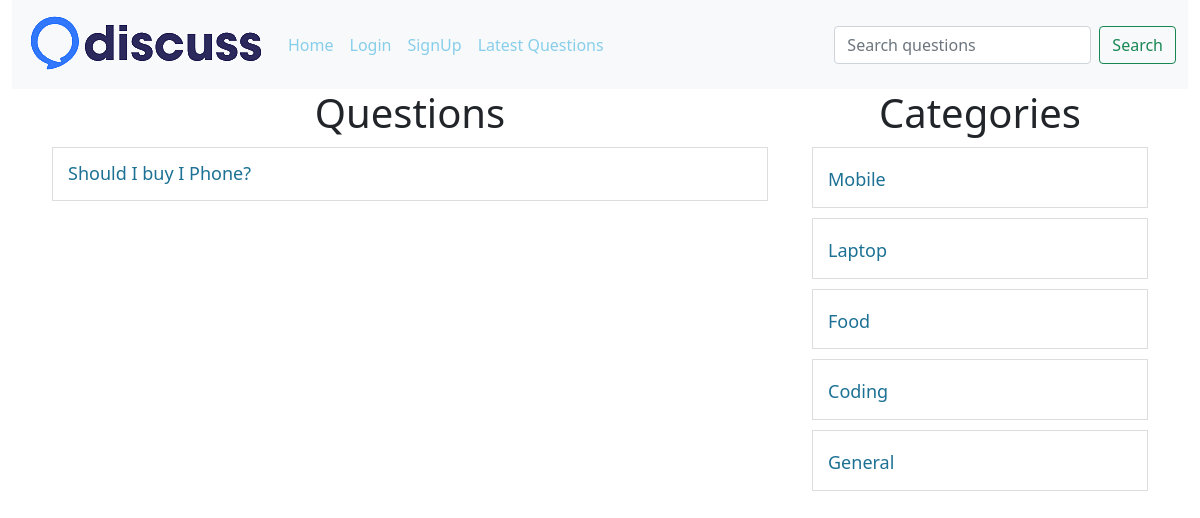
The page /?c-id=1 on the database its author committed.
### tables this page shows
CREATE TABLE `questions` (
  `id` int(30) NOT NULL,
  `title` varchar(100) NOT NULL,
  `description` varchar(300) NOT NULL,
  `category_id` int(10) NOT NULL,
  `user_id` varchar(10) NOT NULL
);

CREATE TABLE `category` (
  `id` int(30) NOT NULL,
  `name` varchar(100) NOT NULL
);

### client/categorylist.php (the view)
<div>
    <h1 class="heading">Categories</h1>
    <?php
    include('./common/db.php');
    $query = "select * from category";
    $result = $conn->query($query);
    foreach ($result as $row) {
        $name = ucfirst($row['name']);
        $id = $row['id'];
        echo "<div class='row question-list'>
    <h4><a href='?c-id=$id'>$name</a></h4>
    </div>";
    }
    ?>
</div>

### client/questions.php (shortened to what this page needs)
<div class="container">
    <div class="row">
        <div class="col-8">
            <h1 class="heading">Questions</h1>
            <?php
            include("./common/db.php");
            if (isset($_GET["c-id"])) {
                $query = "select * from questions where category_id=$cid";
            } else if (isset($_GET["u-id"])) {
                $query = "select * from questions where user_id=$uid";
            } else if (isset($_GET["latest"])) {
                $query = "select * from questions order by id desc";
            } else if (isset($_GET["search"])) {
                $query = "select * from questions where `title` LIKE '%$search%' ";
            } else {
                $query = "select * from questions";
            }
            $result = $conn->query($query);
            foreach ($result as $row) {
                $title = $row["title"];
                $id = $row['id'];
                echo "<div class='row question-list'>
                <h4 class='my-question'><a href='?q-id=$id'>$title</a>";
                echo "</h4></div>";
            }
            ?>
        </div>
        <div class="col-4">
            <?php include('categorylist.php'); ?>
        </div>
    </div>
</div>

### public/style.css (style rules this page uses)
a { color: skyblue !important; }
.heading { text-align: center; }
.question-list { border: 1px solid #ddd; padding: 15px; margin: 10px; }
.question-list a { text-decoration: none; }
.question-list h4 { margin: 0; padding: 0; }
.question-list a, .question-title { font-size: 18px; text-decoration: none; color: #1c7194 !important; }
.my-question { display: flex; justify-content: space-between; }

### rows shown on the page
questions: title "Should I buy I Phone?"
category: name "Mobile"
category: name "Laptop"
category: name "Food"
category: name "Coding"
category: name "General"
